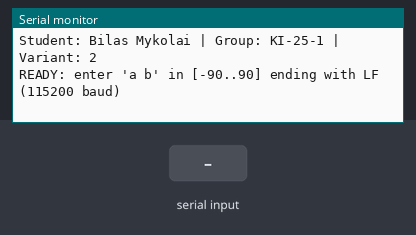
This sketch was run on a simulated Arduino Uno, built with avr-gcc and run on an emulated ATmega328P. Shown: the last lines printed to the serial monitor. Inputs (shaded band) come from the test bench.

Above: at 1.2 s.
1.3 s: "90 45\n" received over Serial
At 2.5 s:
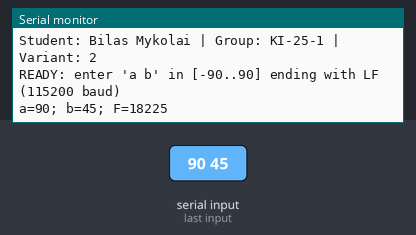
2.8 s: "30 150\n" received over Serial
At 3.9 s:
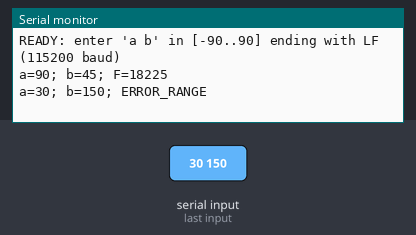
4.3 s: "0\n" received over Serial
At 5.1 s:
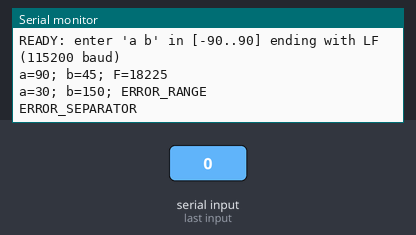

Measured:
- after the input at 1.3 s, the serial monitor: prints a new line at once (image 1)
- after the input at 2.8 s, the serial monitor: prints a new line at once (image 2)
- after the input at 4.3 s, the serial monitor: prints a new line at once (image 3)

The sketch:

l3-2.ino
```cpp
#include <stdlib.h>
#include <errno.h>

const byte VARIANT = 2;
char line[48];
byte used = 0;
bool dropping = false;
bool sawCR = false;
unsigned long lastByteAt = 0;


bool calcSquareOfSum(int a, int b, int &result) {
  if (a < -90 || a > 90 || b < -90 || b > 90) {
    return false;
  }
  const long sum = long(a) + b;
  const long value = sum * sum;
  if (value < -32768L || value > 32767L) {
    return false;
  }
  result = int(value);
  return true;
}

void evaluate(char *text) {
  char *next = nullptr;
  errno = 0;
  const long rawA = strtol(text, &next, 10);
  if (next == text || errno == ERANGE) {
    Serial.println(F("ERROR_FORMAT_A"));
    return;
  }

  if (*next != ' ' && *next != '\t') {
    Serial.println(F("ERROR_SEPARATOR"));
    return;
  }
  while (*next == ' ' || *next == '\t') {
    ++next;
  }

  char *startB = next;
  errno = 0;
  const long rawB = strtol(startB, &next, 10);
  if (next == startB || errno == ERANGE) {
    Serial.println(F("ERROR_FORMAT_B"));
    return;
  }

  while (*next == ' ' || *next == '\t') {
    ++next;
  }
  if (*next != '\0') {
    Serial.println(F("ERROR_EXTRA"));
    return;
  }

  if (rawA < -90L || rawA > 90L || rawB < -90L || rawB > 90L) {
    Serial.print(F("a=")); Serial.print(rawA);
    Serial.print(F("; b=")); Serial.print(rawB);
    Serial.println(F("; ERROR_RANGE"));
    return;
  }

  const int a = int(rawA);
  const int b = int(rawB);
  int answer = 0;


  Serial.print(F("a=")); Serial.print(a);
  Serial.print(F("; b=")); Serial.print(b);

  if (calcSquareOfSum(a, b, answer)) {
    Serial.print(F("; F="));
    Serial.println(answer);
  } else {
    Serial.println(F("; ERROR_RANGE"));
  }
}

void setup() {
  Serial.begin(115200);
  Serial.println(F("Student: Bilas Mykolai | Group: KI-25-1 | Variant: 2"));
  Serial.println(F("READY: enter 'a b' in [-90..90] ending with LF (115200 baud)"));
}

void loop() {
  if ((used > 0 || sawCR) && !dropping && (millis() - lastByteAt >= 2000UL)) {
    used = 0;
    sawCR = false;
    dropping = true;
    Serial.println(F("ERROR_TIMEOUT"));
  }

  byte budget = 16;
  while (budget-- > 0 && Serial.available() > 0) {
    const int raw = Serial.read();
    if (raw < 0) break;
    const char c = char(raw);
    lastByteAt = millis();

    if (c == '\r' && !dropping) {
      if (sawCR) {
        dropping = true;
        Serial.println(F("ERROR_CR"));
      }
      sawCR = true;
      continue;
    }

    if (c == '\n') {
      if (!dropping) {
        line[used] = '\0';
        if (used == 0) {
          Serial.println(F("ERROR_EMPTY"));
        } else {
          evaluate(line);
        }
      }
      used = 0;
      dropping = false;
      sawCR = false;
      continue;
    }

    if (!dropping) {
      if (sawCR) {
        dropping = true;
        Serial.println(F("ERROR_CR"));
        continue;
      }
      if ((raw < 32 && c != '\t') || raw > 126) {
        dropping = true;
        Serial.println(F("ERROR_CHARACTER"));
        continue;
      }
      if (used < sizeof(line) - 1) {
        line[used++] = c;
      } else {
        used = 0;
        dropping = true;
        Serial.println(F("ERROR_LENGTH"));
      }
    }
  }
}
```
